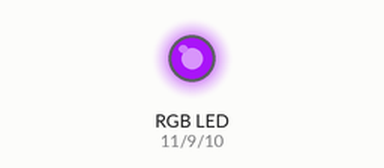
This sketch was run on a simulated Arduino Uno, built with avr-gcc and run on an emulated ATmega328P. Shown: an RGB LED mixed from three pins (HIGH = lit). Dim RGB values are drawn brighter than linear; random numbers use the default seed unless the sketch sets one.

Above: at 0.1 s.
At 4.6 s:
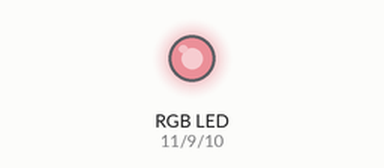
At 9.6 s:
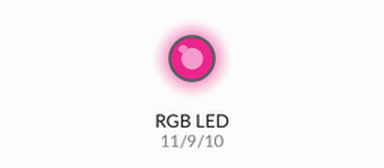
At 19.1 s:
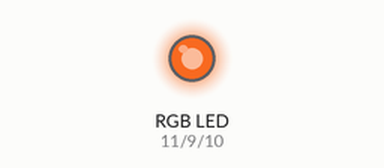
At 28.6 s:
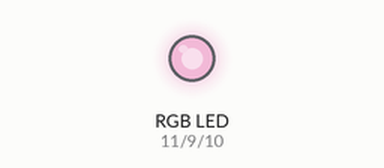
At 39.1 s:
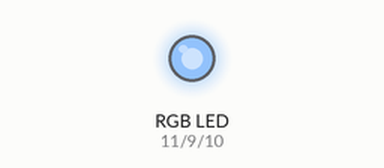
Timing chart, 0 to 40.0 s (numbered marks = the images above):
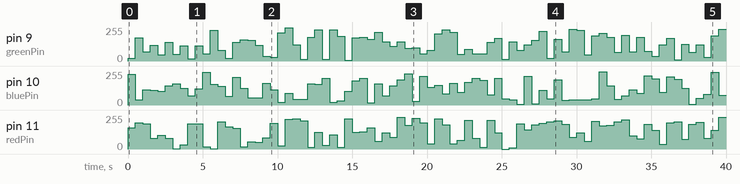

The sketch:

p5-1_colorful_rgb_led.ino
```cpp
// p5-1: blink colorful rgb led by pwm
// https://circuits.io/circuits/2503976
int redPin = 11;
int greenPin = 9;
int bluePin = 10;

void setup() {
 pinMode(redPin, OUTPUT);
 pinMode(greenPin, OUTPUT);
 pinMode(bluePin, OUTPUT);
}

void loop() {
  colorRGB(random(0, 255), random(0, 255), random(0, 255));
  delay(500);
}

void colorRGB(byte red, byte green, byte blue) {
  // use constrain to put bounds on value
  analogWrite(redPin, constrain(red, 0, 255));
  analogWrite(greenPin, constrain(green, 0, 255));
  analogWrite(bluePin, constrain(blue, 0, 255));
}
```

Measured:
- by itself, pin 9 (greenPin): 0/255 → 19/255 at 0.00 s, → 175/255 0.50 s later, → 68/255 0.50 s later, → 120/255 0.50 s later, … (80 changes in this stretch)
- by itself, pin 11 (redPin): 0/255 → 158/255 at 0.00 s, → 197/255 0.50 s later, → 188/255 0.50 s later, → 80/255 0.50 s later, … (80 changes in this stretch)
